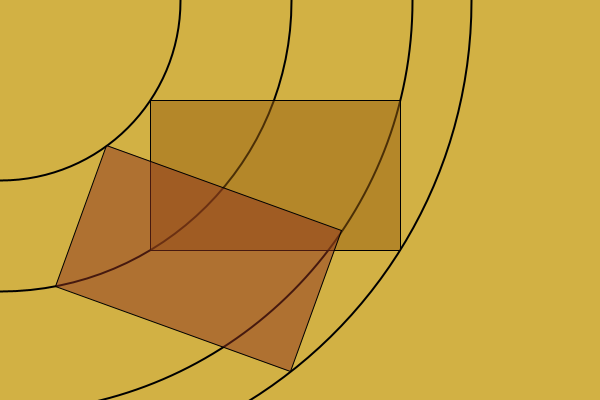
Frame 1 (no input)
Frame 60 (the mouse pressed at the canvas centre just before this capture): identical to frame 1, image omitted
Frame 120 (the mouse held since frame 60 and released just before this capture): identical to frame 1, image omitted

The Processing sketch that drew this single still picture (run headless with seeded random() and noise(); from frame 60 on, the mouse is pressed at the canvas centre):

// Processing sketch: box5
// ── box5.pde
void setup() {
   size(600, 400);
}

void draw() {
   background(210, 177, 68);
   stroke(0);
   noFill();
   
   strokeWeight(2);
   drawCircleTo(150, 100);
   drawCircleTo(400, 100);
   drawCircleTo(400, 250);
   drawCircleTo(150, 250);
   strokeWeight(1);
   
   fill(149, 93, 13, 128);
   rect(150, 100, 250, 150);    
   fill(139, 49, 30, 128);
   
   rotate(radians(20));
   
   rect(150, 100, 250, 150);
}

void drawCircleTo(float x, float y) {
   float r = dist(0, 0, x, y);
   ellipse(0, 0, 2*r, 2*r);
}
